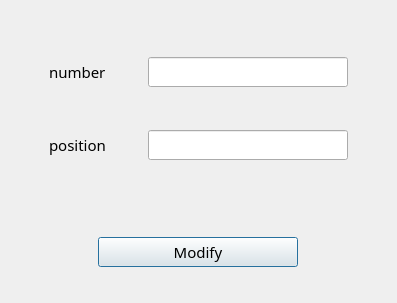
<?xml version="1.0" encoding="UTF-8"?>
<ui version="4.0">
 <class>modify_point_dialog</class>
 <widget class="QDialog" name="modify_point_dialog">
  <property name="geometry">
   <rect>
    <x>0</x>
    <y>0</y>
    <width>397</width>
    <height>303</height>
   </rect>
  </property>
  <property name="font">
   <font>
    <family>微软雅黑</family>
    <pointsize>11</pointsize>
   </font>
  </property>
  <property name="windowTitle">
   <string>Dialog</string>
  </property>
  <property name="windowIcon">
   <iconset resource="images.qrc">
    <normaloff>:/new/prefix1/MyImages/Br01.svg</normaloff>:/new/prefix1/MyImages/Br01.svg</iconset>
  </property>
  <layout class="QGridLayout" name="gridLayout_3">
   <item row="0" column="0">
    <widget class="QWidget" name="widget_2" native="true">
     <layout class="QGridLayout" name="gridLayout_2">
      <item row="0" column="0">
       <widget class="QLabel" name="number_label">
        <property name="minimumSize">
         <size>
          <width>0</width>
          <height>30</height>
         </size>
        </property>
        <property name="maximumSize">
         <size>
          <width>64</width>
          <height>30</height>
         </size>
        </property>
        <property name="text">
         <string>number</string>
        </property>
       </widget>
      </item>
      <item row="0" column="1">
       <widget class="QLineEdit" name="number_lineEdit">
        <property name="minimumSize">
         <size>
          <width>0</width>
          <height>30</height>
         </size>
        </property>
        <property name="maximumSize">
         <size>
          <width>200</width>
          <height>30</height>
         </size>
        </property>
        <property name="placeholderText">
         <string/>
        </property>
       </widget>
      </item>
      <item row="1" column="0">
       <widget class="QLabel" name="position_label">
        <property name="minimumSize">
         <size>
          <width>0</width>
          <height>30</height>
         </size>
        </property>
        <property name="maximumSize">
         <size>
          <width>64</width>
          <height>30</height>
         </size>
        </property>
        <property name="text">
         <string>position</string>
        </property>
       </widget>
      </item>
      <item row="1" column="1">
       <widget class="QLineEdit" name="position_lineEdit">
        <property name="minimumSize">
         <size>
          <width>0</width>
          <height>30</height>
         </size>
        </property>
        <property name="maximumSize">
         <size>
          <width>200</width>
          <height>30</height>
         </size>
        </property>
        <property name="placeholderText">
         <string/>
        </property>
       </widget>
      </item>
     </layout>
    </widget>
   </item>
   <item row="1" column="0">
    <widget class="QWidget" name="widget" native="true">
     <property name="maximumSize">
      <size>
       <width>16777215</width>
       <height>80</height>
      </size>
     </property>
     <layout class="QGridLayout" name="gridLayout">
      <item row="0" column="0">
       <widget class="QPushButton" name="Confirm_revision_pushButton">
        <property name="minimumSize">
         <size>
          <width>200</width>
          <height>30</height>
         </size>
        </property>
        <property name="maximumSize">
         <size>
          <width>200</width>
          <height>30</height>
         </size>
        </property>
        <property name="text">
         <string>Modify</string>
        </property>
        <property name="icon">
         <iconset resource="images.qrc">
          <normaloff>:/new/prefix1/MyImages/checkmark.svg</normaloff>:/new/prefix1/MyImages/checkmark.svg</iconset>
        </property>
       </widget>
      </item>
     </layout>
    </widget>
   </item>
  </layout>
 </widget>
 <resources>
  <include location="images.qrc"/>
 </resources>
 <connections/>
</ui>
